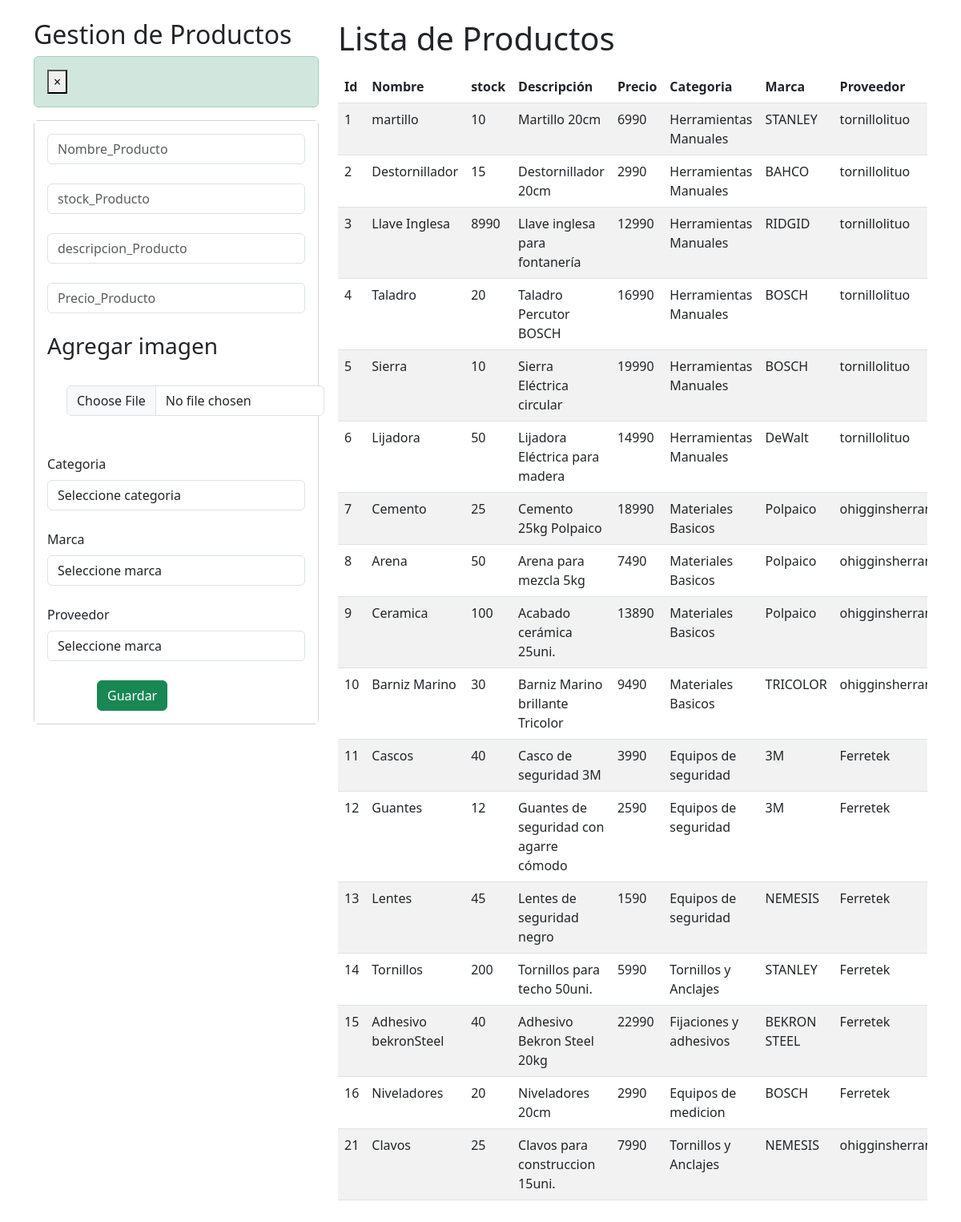
Before: /crud_productos with the older database file.
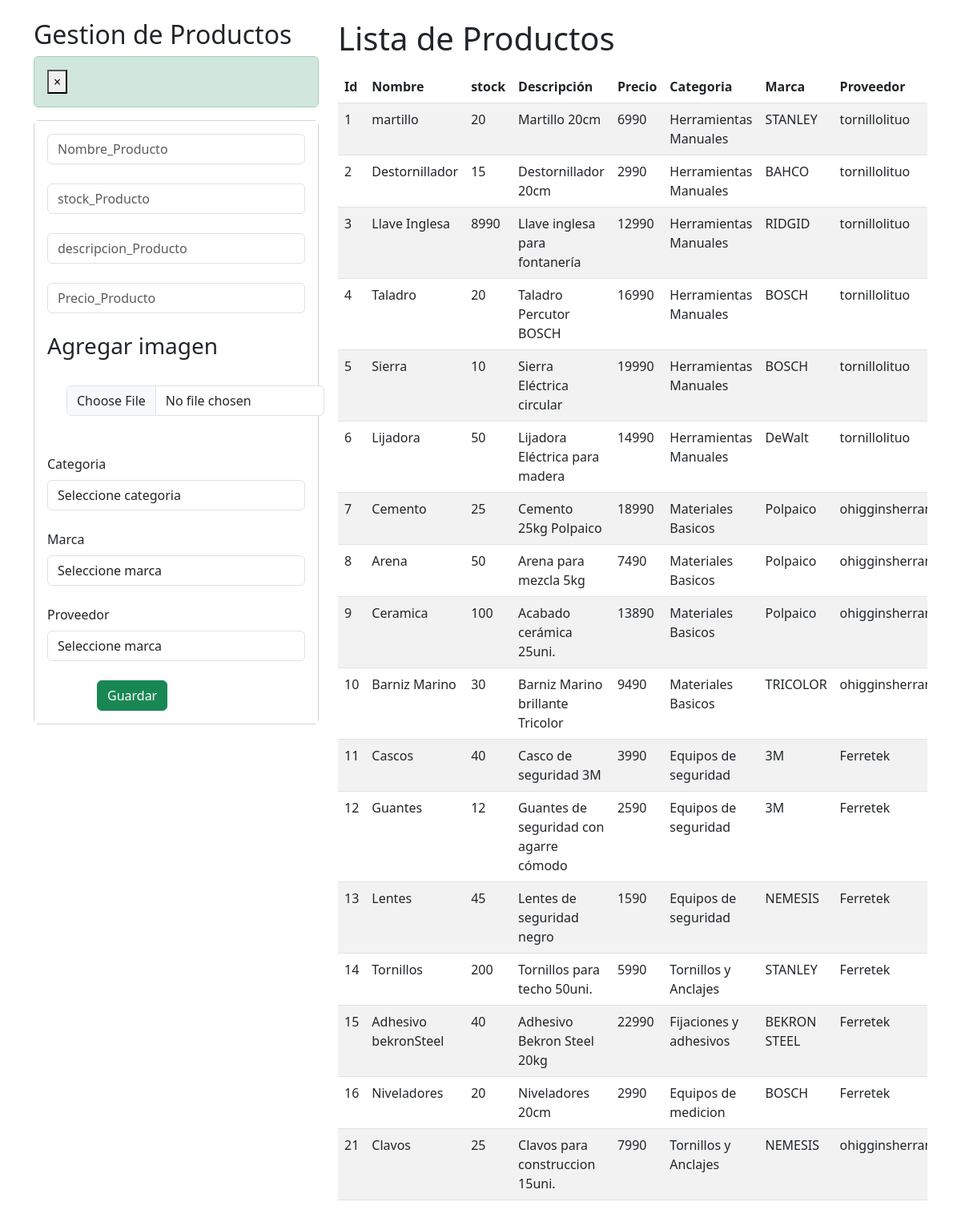
After: the same page with the newer database file.
### Ferremax/models.py (models this page shows, shortened)
class producto(models.Model):
    idProducto = models.AutoField(primary_key=True)
    nombreProducto = models.CharField(max_length=20, blank=False, null=False)
    stockProducto = models.IntegerField()
    descripcionProducto = models.CharField(max_length=100, blank=False, null=False)
    precioProducto = models.IntegerField()
    imagenProducto = models.ImageField(upload_to='productos/', null=True, blank=True)
    categoria = models.ForeignKey("categoria", on_delete=models.CASCADE)
    marca = models.ForeignKey("marca", on_delete=models.CASCADE)
    proveedor = models.ForeignKey("proveedor", on_delete=models.CASCADE)

class categoria(models.Model):
    idCategoria = models.AutoField(primary_key=True)
    nombreCategoria = models.CharField(max_length=50, blank=False, null=False)
    def __str__(self):
        return str(self.nombreCategoria)

class marca(models.Model):
    idMarca = models.AutoField(primary_key=True)
    nombreMarca = models.CharField(max_length=50, blank=False, null=False)
    def __str__(self):
        return str(self.nombreMarca)

class proveedor(models.Model):
    idProveedor = models.AutoField(primary_key=True)
    nombreProveedor = models.CharField(max_length=50, blank=False, null=False)
    def __str__(self):
        return str(self.nombreProveedor)

### Ferremax/views.py (the view, shortened to what this page needs)
# urls.py: path("crud_productos", crud_productos, name="crud_productos"),
def crud_productos(request):
    if request.method != "POST":
        mar = marca.objects.all()
        cat = categoria.objects.all()
        pro = proveedor.objects.all()
        produ = producto.objects.all()
        context = {
            "marca": mar,
            "categoria": cat,
            "proveedor": pro,
            "productos": produ
        }
        return render(request, "core/crud_productos.html", context)

### Ferremax/templates/core/crud_productos.html (shortened to what the changed rows need)
<!DOCTYPE html>
<html>
  {% load static %}
  <head>
    <link href="https://cdn.jsdelivr.net/npm/bootstrap@5.3.0/dist/css/bootstrap.min.css" rel="stylesheet">
  </head>
    <body>
        <div id="cont_fondo">
            <div class="container py-4">
                <div class="row">
                    <div class="col-sm-12 col-md-6 col-lg-4 col-xl-4">
                        <h2>Gestion de Productos</h2>
                    </div>
                    <div class="col-sm-12 col-md-6 col-lg-8 col-xl-8">
                        <h1>Lista de Productos</h1>
                        <div class="table-responsive py-2">
                            <table class="table table-striped">
                                <thead>
                                    <tr>
                                        <th>Id</th>
                                        <th>Nombre</th>
                                        <th>stock</th>
                                        <th>Descripción</th>
                                        <th>Precio</th>
                                        <th>Categoria</th>
                                        <th>Marca</th>
                                        <th>Proveedor</th>
                                    </tr>
                                </thead>
                                <tbody>
                                    {% for p in productos %}
                                    <tr>
                                        <td>{{p.idProducto}}</td>
                                        <td>{{p.nombreProducto}}</td>
                                        <td>{{p.stockProducto}}</td>
                                        <td>{{p.descripcionProducto}}</td>
                                        <td>{{p.precioProducto}}</td>
                                        <td>{{p.categoria}}</td>
                                        <td>{{p.marca}}</td>
                                        <td>{{p.proveedor}}</td>
                                    </tr>
                                    {% endfor %}
                                </tbody>
                            </table>
                        </div>
                    </div>
                </div>
            </div>
        </div>
    </body>
</body>
</html>

Changed rows visible on the page:
changed producto "martillo": stockProducto "10" → "20"
